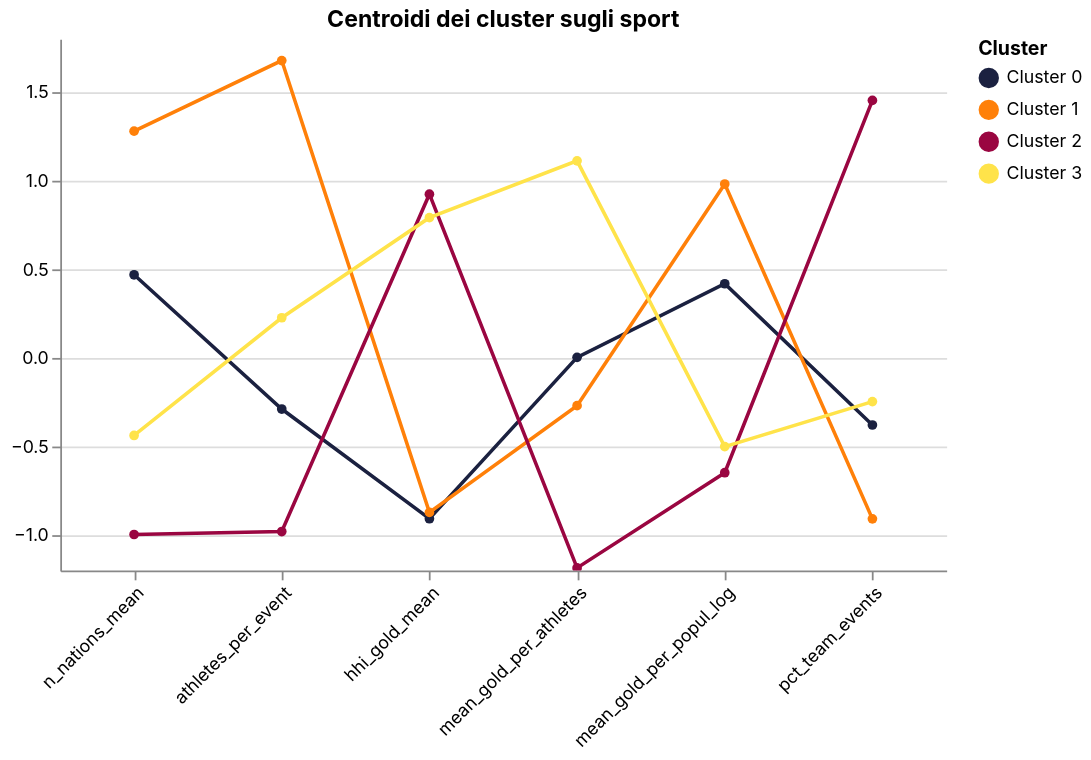

This figure's Vega-Lite source:
### Vega-Lite specification from a JSON file in a GitHub repository (floating-point values rounded to 4 significant figures)
{"$schema": "https://vega.github.io/schema/vega-lite/v5.20.1.json", "config": {"axis": {"labelFont": "Inter", "titleFont": "Inter"}, "background": "transparent", "header": {"labelFont": "Inter", "titleFont": "Inter"}, "legend": {"labelFont": "Inter", "titleFont": "Inter"}, "range": {"category": ["#1b2140", "#ff8009", "#9a0641", "#ffe34a", "#e7b6af", "#0088b0", "#e03830"], "heatmap": ["#e7b6af", "#1b2140"], "ramp": ["#e7b6af", "#1b2140"]}, "text": {"font": "Inter"}, "title": {"font": "Inter"}, "view": {"stroke": "transparent"}}, "data": {"name": "data-3778f41a1fb8b89fc86d1e77b4babd15"}, "datasets": {"data-3778f41a1fb8b89fc86d1e77b4babd15": [{"cluster": "Cluster 0", "feature": "n_nations_mean", "valore": 0.4693}, {"cluster": "Cluster 1", "feature": "n_nations_mean", "valore": 1.28}, {"cluster": "Cluster 2", "feature": "n_nations_mean", "valore": -0.9962}, {"cluster": "Cluster 3", "feature": "n_nations_mean", "valore": -0.4375}, {"cluster": "Cluster 0", "feature": "athletes_per_event", "valore": -0.2883}, {"cluster": "Cluster 1", "feature": "athletes_per_event", "valore": 1.678}, {"cluster": "Cluster 2", "feature": "athletes_per_event", "valore": -0.9796}, {"cluster": "Cluster 3", "feature": "athletes_per_event", "valore": 0.2268}, {"cluster": "Cluster 0", "feature": "hhi_gold_mean", "valore": -0.9072}, {"cluster": "Cluster 1", "feature": "hhi_gold_mean", "valore": -0.8717}, {"cluster": "Cluster 2", "feature": "hhi_gold_mean", "valore": 0.9239}, {"cluster": "Cluster 3", "feature": "hhi_gold_mean", "valore": 0.7917}, {"cluster": "Cluster 0", "feature": "mean_gold_per_athletes", "valore": 0.003348}, {"cluster": "Cluster 1", "feature": "mean_gold_per_athletes", "valore": -0.2694}, {"cluster": "Cluster 2", "feature": "mean_gold_per_athletes", "valore": -1.185}, {"cluster": "Cluster 3", "feature": "mean_gold_per_athletes", "valore": 1.112}, {"cluster": "Cluster 0", "feature": "mean_gold_per_popul_log", "valore": 0.4188}, {"cluster": "Cluster 1", "feature": "mean_gold_per_popul_log", "valore": 0.9814}, {"cluster": "Cluster 2", "feature": "mean_gold_per_popul_log", "valore": -0.6477}, {"cluster": "Cluster 3", "feature": "mean_gold_per_popul_log", "valore": -0.5003}, {"cluster": "Cluster 0", "feature": "pct_team_events", "valore": -0.3785}, {"cluster": "Cluster 1", "feature": "pct_team_events", "valore": -0.9081}, {"cluster": "Cluster 2", "feature": "pct_team_events", "valore": 1.453}, {"cluster": "Cluster 3", "feature": "pct_team_events", "valore": -0.2465}]}, "encoding": {"color": {"field": "cluster", "title": "Cluster", "type": "nominal"}, "tooltip": [{"field": "cluster", "type": "nominal"}, {"field": "feature", "type": "nominal"}, {"field": "valore", "type": "quantitative"}], "x": {"axis": {"labelAngle": -45}, "field": "feature", "sort": ["n_nations_mean", "athletes_per_event", "hhi_gold_mean", "mean_gold_per_athletes", "mean_gold_per_popul_log", "pct_team_events"], "title": null, "type": "nominal"}, "y": {"field": "valore", "title": "", "type": "quantitative"}}, "height": 300, "mark": {"point": true, "type": "line"}, "params": [{"bind": "scales", "name": "param_8", "select": {"encodings": ["x", "y"], "type": "interval"}}], "title": "Centroidi dei cluster sugli sport", "width": 500}
